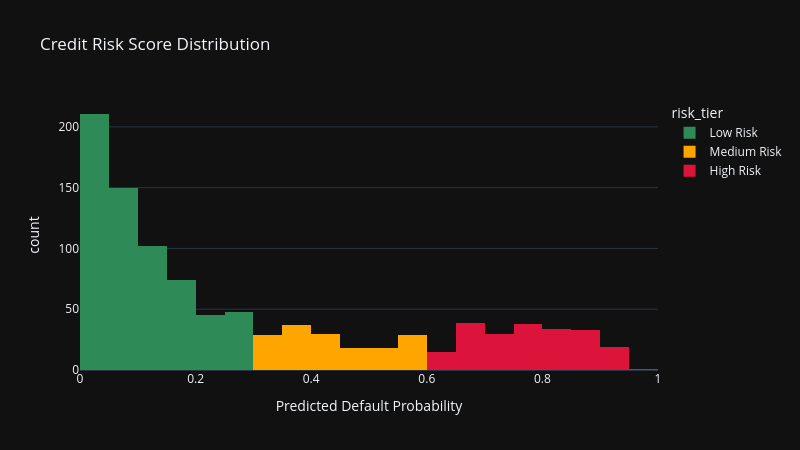

Notebook source saved alongside this figure:
### Code cell
import os
os.makedirs('../outputs', exist_ok=True)
# Cell 9 — Risk Score Distribution & Export
# Generate risk scores for entire dataset
X_all = df_encoded.drop('target', axis=1)
df['risk_score'] = xgb_model.predict_proba(X_all)[:, 1]
df['risk_tier'] = pd.cut(df['risk_score'],
                          bins=[0, 0.3, 0.6, 1.0],
                          labels=['Low Risk', 'Medium Risk', 'High Risk'])

# Distribution plot
fig = px.histogram(df, x='risk_score', color='risk_tier',
                   nbins=40,
                   title='Credit Risk Score Distribution',
                   labels={'risk_score': 'Predicted Default Probability'},
                   template='plotly_dark',
                   color_discrete_map={
                       'Low Risk': 'seagreen',
                       'Medium Risk': 'orange',
                       'High Risk': 'crimson'
                   })
fig.update_layout(width=800, height=450)
fig.show()

# Export
output_dir = r'../outputs'
df[['risk_score', 'risk_tier', 'target']].to_csv(
    f'{output_dir}/risk_scores.csv', index=False)

cv_df.to_csv(f'{output_dir}/model_comparison.csv', index=False)

print("Exports saved successfully")

### Figure 1 — Plotly figure (JSON) as saved in the notebook; plotly's stock layout.template omitted (floating-point values rounded to 4 significant figures; data arrays with more than 128 entries replaced by an {"elided": "..."} marker saying what was removed)
{"data": [{"bingroup": "x", "hovertemplate": "risk_tier=Low Risk<br>Predicted Default Probability=%{x}<br>count=%{y}<extra></extra>", "legendgroup": "Low Risk", "marker": {"color": "seagreen", "pattern": {"shape": ""}}, "name": "Low Risk", "nbinsx": 40, "orientation": "v", "showlegend": true, "type": "histogram", "x": {"elided": "630 float values"}, "xaxis": "x", "yaxis": "y"}, {"bingroup": "x", "hovertemplate": "risk_tier=Medium Risk<br>Predicted Default Probability=%{x}<br>count=%{y}<extra></extra>", "legendgroup": "Medium Risk", "marker": {"color": "orange", "pattern": {"shape": ""}}, "name": "Medium Risk", "nbinsx": 40, "orientation": "v", "showlegend": true, "type": "histogram", "x": {"elided": "161 float values"}, "xaxis": "x", "yaxis": "y"}, {"bingroup": "x", "hovertemplate": "risk_tier=High Risk<br>Predicted Default Probability=%{x}<br>count=%{y}<extra></extra>", "legendgroup": "High Risk", "marker": {"color": "crimson", "pattern": {"shape": ""}}, "name": "High Risk", "nbinsx": 40, "orientation": "v", "showlegend": true, "type": "histogram", "x": {"elided": "209 float values"}, "xaxis": "x", "yaxis": "y"}], "layout": {"barmode": "relative", "height": 450, "legend": {"title": {"text": "risk_tier"}, "tracegroupgap": 0}, "title": {"text": "Credit Risk Score Distribution"}, "width": 800, "xaxis": {"anchor": "y", "domain": [0.0, 1.0], "title": {"text": "Predicted Default Probability"}}, "yaxis": {"anchor": "x", "domain": [0.0, 1.0], "title": {"text": "count"}}}}
